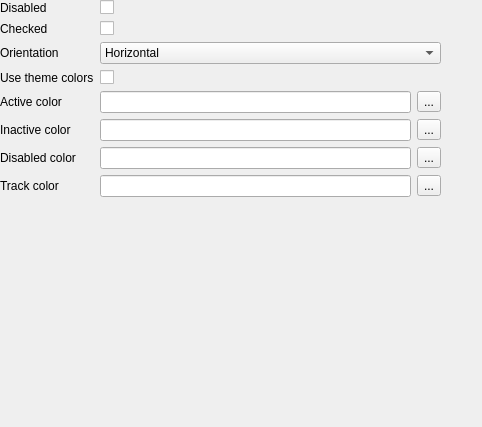
<?xml version="1.0" encoding="UTF-8"?>
<ui version="4.0">
 <class>SwitchSettingsForm</class>
 <widget class="QWidget" name="SwitchSettingsForm">
  <property name="geometry">
   <rect>
    <x>0</x>
    <y>0</y>
    <width>482</width>
    <height>427</height>
   </rect>
  </property>
  <property name="windowTitle">
   <string>Form</string>
  </property>
  <widget class="QWidget" name="formLayoutWidget">
   <property name="geometry">
    <rect>
     <x>0</x>
     <y>0</y>
     <width>441</width>
     <height>341</height>
    </rect>
   </property>
   <layout class="QFormLayout" name="formLayout">
    <item row="0" column="0">
     <widget class="QLabel" name="disabledLabel">
      <property name="text">
       <string>Disabled</string>
      </property>
     </widget>
    </item>
    <item row="0" column="1">
     <widget class="QCheckBox" name="disabledCheckBox"/>
    </item>
    <item row="1" column="0">
     <widget class="QLabel" name="checkedLabel">
      <property name="text">
       <string>Checked</string>
      </property>
     </widget>
    </item>
    <item row="1" column="1">
     <widget class="QCheckBox" name="checkedCheckBox"/>
    </item>
    <item row="2" column="0">
     <widget class="QLabel" name="orientationLabel">
      <property name="text">
       <string>Orientation</string>
      </property>
     </widget>
    </item>
    <item row="2" column="1">
     <widget class="QComboBox" name="orientationComboBox">
      <item>
       <property name="text">
        <string>Horizontal</string>
       </property>
      </item>
      <item>
       <property name="text">
        <string>Vertical</string>
       </property>
      </item>
     </widget>
    </item>
    <item row="4" column="0">
     <widget class="QLabel" name="activeColorLabel">
      <property name="text">
       <string>Active color</string>
      </property>
     </widget>
    </item>
    <item row="5" column="0">
     <widget class="QLabel" name="inactiveColorLabel">
      <property name="text">
       <string>Inactive color</string>
      </property>
     </widget>
    </item>
    <item row="6" column="0">
     <widget class="QLabel" name="disabledColorLabel">
      <property name="text">
       <string>Disabled color</string>
      </property>
     </widget>
    </item>
    <item row="7" column="0">
     <widget class="QLabel" name="trackColorLabel">
      <property name="text">
       <string>Track color</string>
      </property>
     </widget>
    </item>
    <item row="4" column="1">
     <layout class="QHBoxLayout" name="horizontalLayout">
      <item>
       <widget class="QLineEdit" name="activeColorLineEdit"/>
      </item>
      <item>
       <widget class="QToolButton" name="activeColorToolButton">
        <property name="text">
         <string>...</string>
        </property>
       </widget>
      </item>
     </layout>
    </item>
    <item row="5" column="1">
     <layout class="QHBoxLayout" name="horizontalLayout_3">
      <item>
       <widget class="QLineEdit" name="inactiveColorLineEdit"/>
      </item>
      <item>
       <widget class="QToolButton" name="inactiveColorToolButton">
        <property name="text">
         <string>...</string>
        </property>
       </widget>
      </item>
     </layout>
    </item>
    <item row="6" column="1">
     <layout class="QHBoxLayout" name="horizontalLayout_4">
      <item>
       <widget class="QLineEdit" name="disabledColorLineEdit"/>
      </item>
      <item>
       <widget class="QToolButton" name="disabledColorToolButton">
        <property name="text">
         <string>...</string>
        </property>
       </widget>
      </item>
     </layout>
    </item>
    <item row="7" column="1">
     <layout class="QHBoxLayout" name="horizontalLayout_5">
      <item>
       <widget class="QLineEdit" name="trackColorLineEdit"/>
      </item>
      <item>
       <widget class="QToolButton" name="trackColorToolButton">
        <property name="text">
         <string>...</string>
        </property>
       </widget>
      </item>
     </layout>
    </item>
    <item row="3" column="0">
     <widget class="QLabel" name="useThemeColorsLabel">
      <property name="text">
       <string>Use theme colors</string>
      </property>
     </widget>
    </item>
    <item row="3" column="1">
     <widget class="QCheckBox" name="useThemeColorsCheckBox"/>
    </item>
   </layout>
  </widget>
 </widget>
 <resources/>
 <connections/>
</ui>
